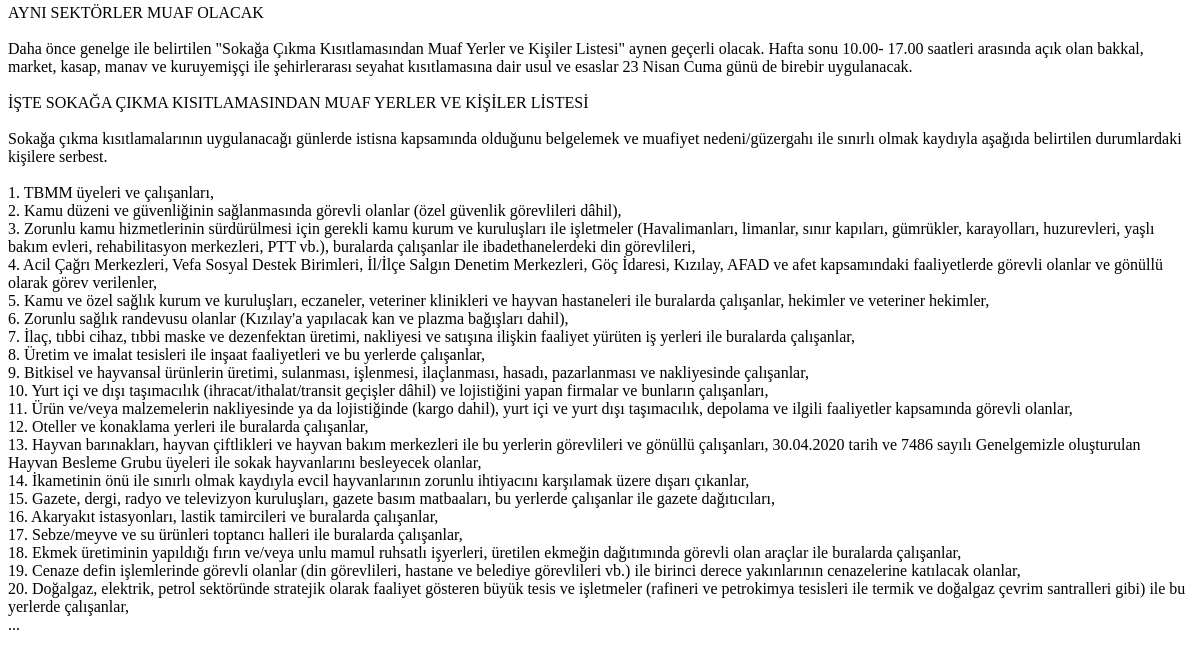
Before: / (lower part) with the older database file.
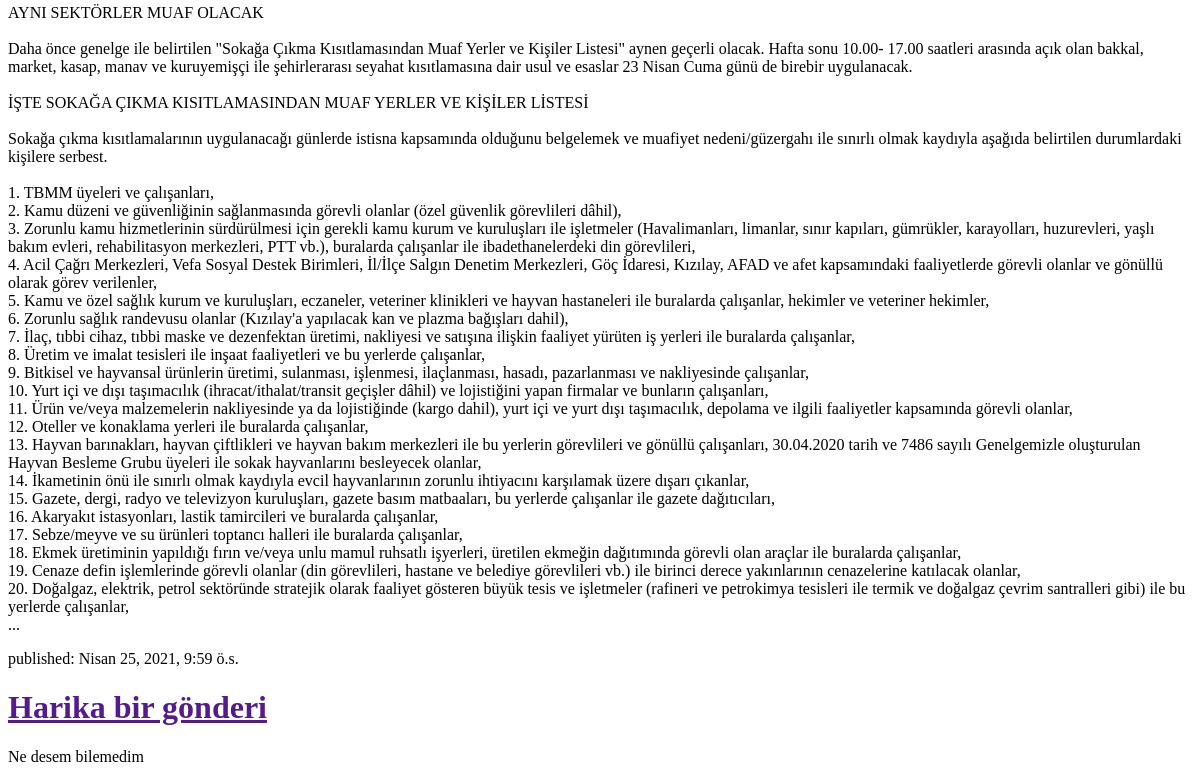
After: the same page with the newer database file.
### blog/models.py (models this page shows, shortened)
class Post(models.Model):
    author = models.ForeignKey('auth.User', on_delete=models.CASCADE)
    title = models.CharField(max_length=200)
    text = models.TextField()
    created_date = models.DateTimeField(
            default=timezone.now)
    published_date = models.DateTimeField(
            blank=True, null=True)

### blog/views.py (the view)
# urls.py: path('', views.post_list, name='post_list'),
def post_list(request):
    posts = Post.objects.filter(published_date__lte=timezone.now()).order_by('published_date')
    return render(request, 'blog/post_list.html', {'posts': posts})

### blog/templates/blog/post_list.html (shortened to what this page needs)
<html>
    <head>
    </head>
    <body>
        {% for post in posts %}
            <div>
                <p>published: {{ post.published_date }}</p>
                <h1><a href="">{{ post.title }}</a></h1>
                <p>{{ post.text|linebreaksbr }}</p>
            </div>
        {% endfor %}
    </body>
</html>

Changed rows visible on the page:
added Post: published_date "Nisan 25, 2021, 9:59 ö.s.", title "Harika bir gönderi", text "Ne desem bilemedim"
